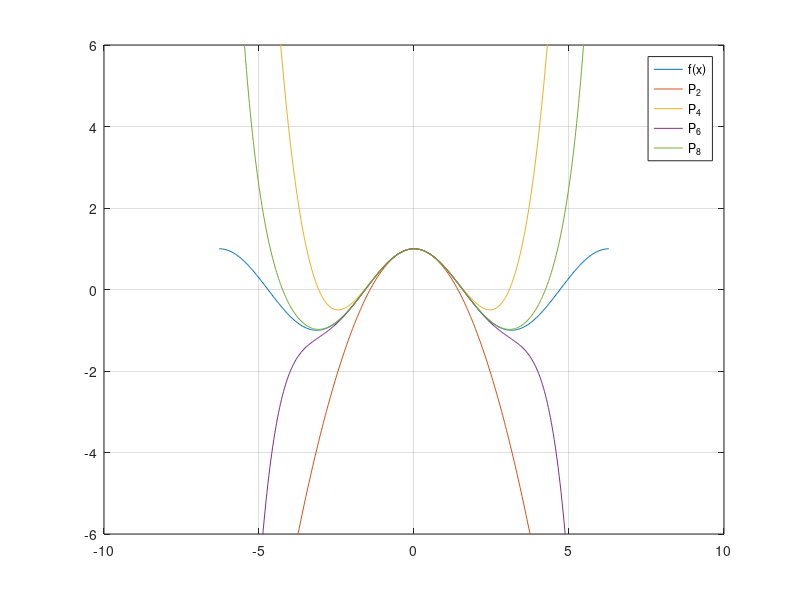

MATLAB code to generate this figure:
% ex_08_7_37.m

clear

% We can obtain P_8(x) by applying the followings:
%
% pkg load symbolic
% syms x
% f = cos(x)
% taylor(f, x, 0, 'order', 9)
%
% The result is
%
%     8      6    4    2
%    x      x    x    x
%  ----- - --- + -- - -- + 1
%  40320   720   24   2

f = @(x) cos(x);

P2 = @(x) 1 - x.^2 / 2;
P4 = @(x) 1 - x.^2 / 2 + x.^4 / 24;
P6 = @(x) 1 - x.^2 / 2 + x.^4 / 24 - x.^6 / 720;
P8 = @(x) 1 - x.^2 / 2 + x.^4 / 24 - x.^6 / 720 + x.^8 / 40320;

v = [-2:0.01:2] * pi;

plot(v, f(v))
hold on
plot(v, P2(v))
plot(v, P4(v))
plot(v, P6(v))
plot(v, P8(v))
hold off
ylim([-6 6])
grid on
legend('f(x)', 'P_2', 'P_4', 'P_6', 'P_8')


